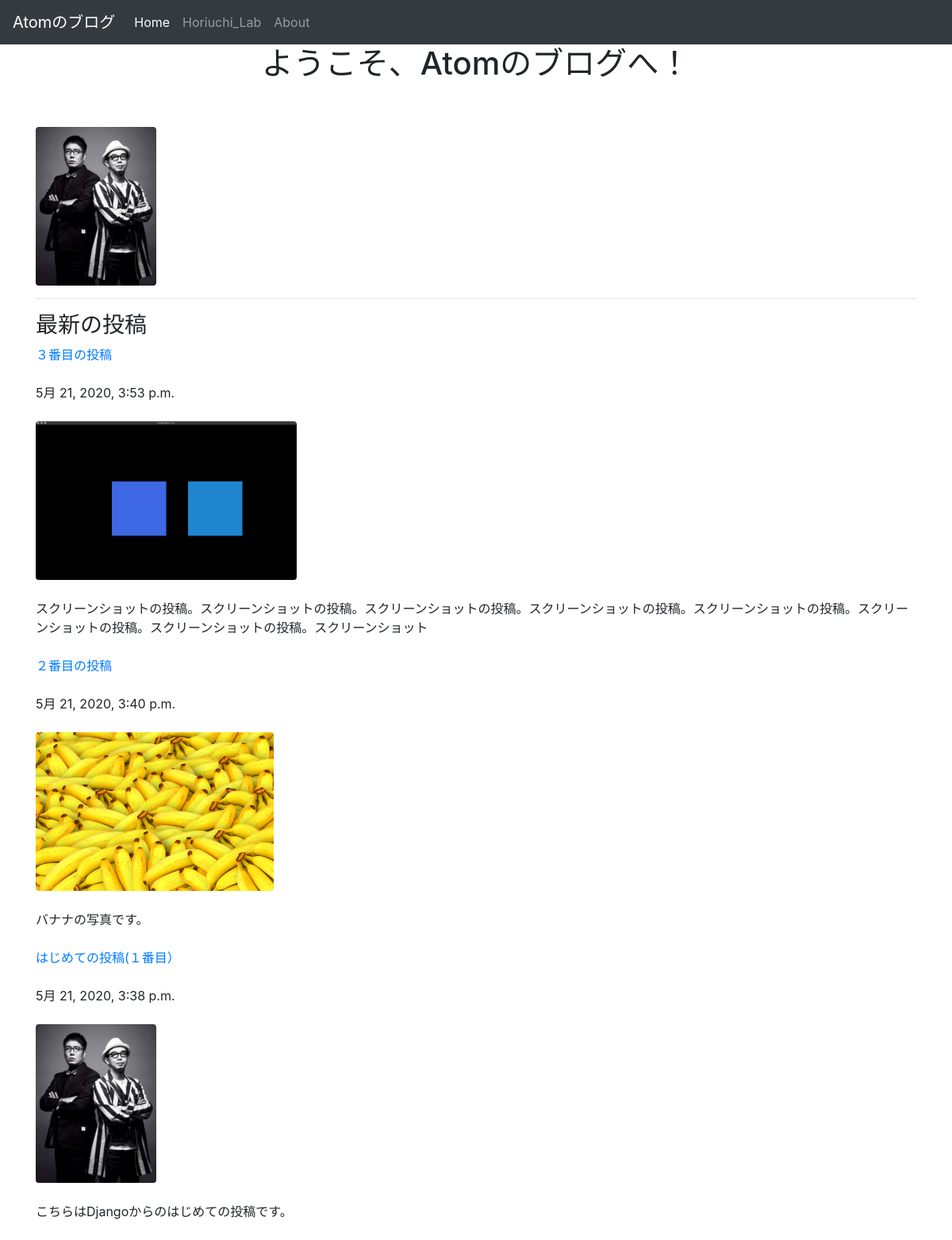
/posts/, run on the app's committed database.
### posts/models.py (models this page shows, shortened)
class Post(models.Model):
    title = models.CharField(max_length=100)
    published = models.DateTimeField()
    image = models.ImageField(upload_to='media/')
    body = models.TextField()
    def summary(self):
        return self.body[:100]

### posts/views.py (the view)
# urls.py: path('', views.index, name='index'),
def index(request):
    posts = Post.objects.order_by('-published')
    return render(request, 'posts/index.html', {'posts': posts})

### posts/templates/posts/index.html (shortened to what this page needs)
<!DOCTYPE html>
<html lang = "ja-jp">
<head>
    <link rel="stylesheet" href="https://stackpath.bootstrapcdn.com/bootstrap/4.5.0/css/bootstrap.min.css">
</head>
<body>
  <nav class="navbar navbar-expand-lg navbar-dark bg-dark">
  <a class="navbar-brand" href="#">Atomのブログ</a>
  <div class="collapse navbar-collapse" id="navbarSupportedContent">
    <ul class="navbar-nav mr-auto">
      <li class="nav-item active">
        <a class="nav-link" href="/posts/">Home <span class="sr-only">(current)</span></a>
      </li>
      <li class="nav-item">
        <a class="nav-link" href="http://dippix.tp.chiba-u.jp/">Horiuchi_Lab</a>
      </li>
      <li class="nav-item about">
        <a class="nav-link" href="/posts/about/">About <span class="sr-only">(current)</span></a>
      </li>
    </ul>
  </div>
</nav>
<div class="container">
  <h1 class="text-center">ようこそ、Atomのブログへ！</h1>
  <br /><br />
  {% load static %}
  <img src="{% static 'posts/mode.jpg' %}" class="img-fluid rounded" style="max-height: 200px;" />
  <hr>
  <h3>最新の投稿</h3>
  {% for post in posts.all %}
    <a href="{% url 'post_detail' post.id %}">{{ post.title }}</a>
    <br /><br />
    {{ post.published }}
    <br /><br />
    <img src="{{ post.image.url }}" class="img-fluid rounded" style="max-height: 200px;" />
    <br /><br />
    {{ post.summary }}
    <br /><br />
  {% endfor %}
</div>
</body>
</html>

### data on the page
Post: title "３番目の投稿", published "5月 21, 2020, 3:53 p.m.", image (picture), summary "スクリーンショットの投稿。スクリーンショットの投稿。スクリーンショットの投稿。スクリーンショットの投稿。スクリーンショットの投稿。スクリーンショットの投稿。スクリーンショットの投稿。スクリーンショット"
Post: title "２番目の投稿", published "5月 21, 2020, 3:40 p.m.", image (picture), summary "バナナの写真です。"
Post: title "はじめての投稿(１番目）", published "5月 21, 2020, 3:38 p.m.", image (picture), summary "こちらはDjangoからのはじめての投稿です。"
